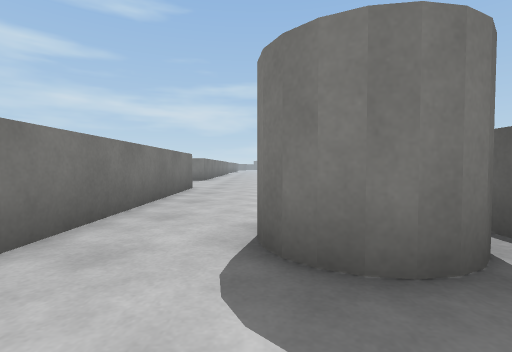
[1] (above)

19 first-person views from a walk through a 3-D level made in the Unity game engine. The camera is 0.68 m above the floor, tilts 2° down and sees 85° across. The floor is counted in squares, 1 m on a side. Each view is taken from the middle of a square. On the plan, view 1 faces up. The plan holds only what a view shows up to about 9 squares ahead; the rest is blank. The place goes on beyond the plan. The player character is not drawn. Surface patterns are stand-ins for the level's own textures.

[2]
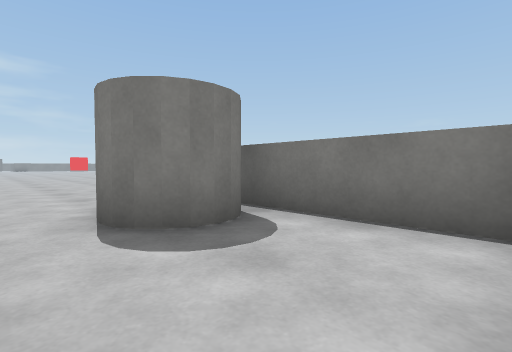

[3]
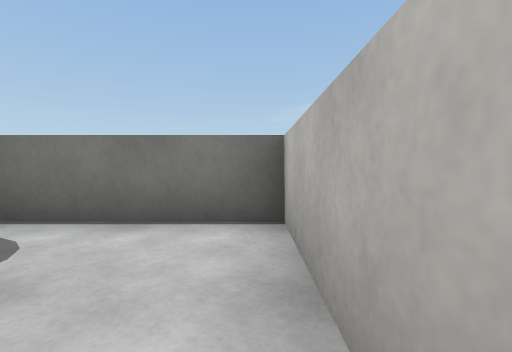

[4]
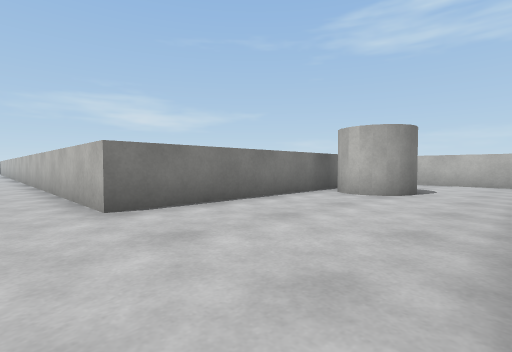

[5]
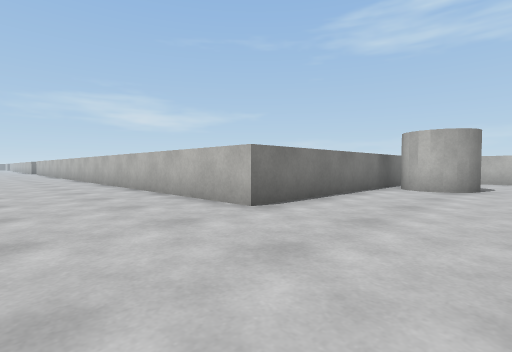

[6]
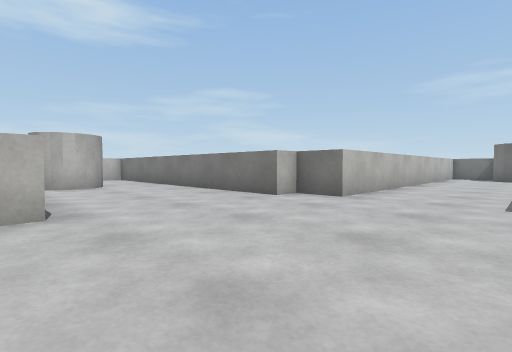

[7]
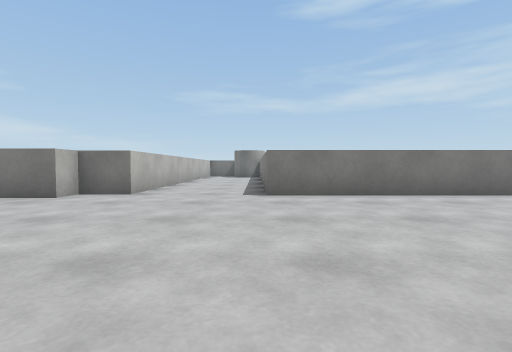

[8]
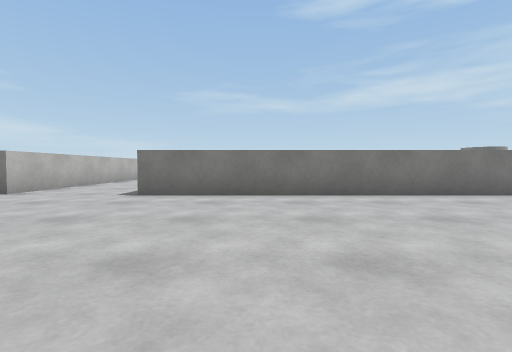

[9]
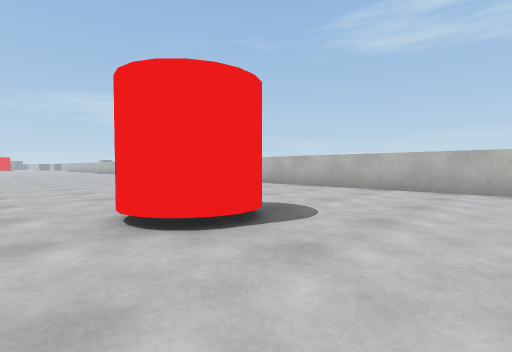

[10]
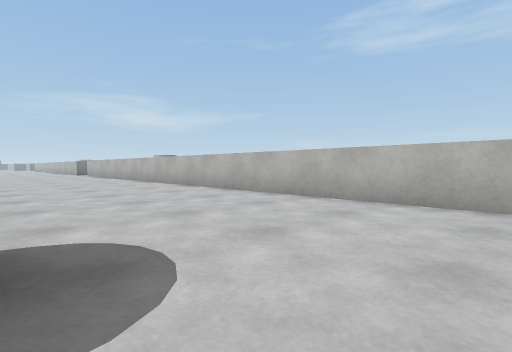

[11]
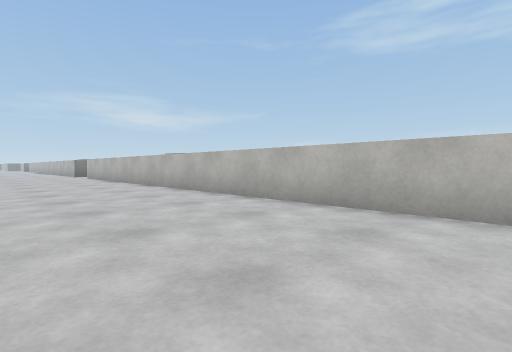

[12]
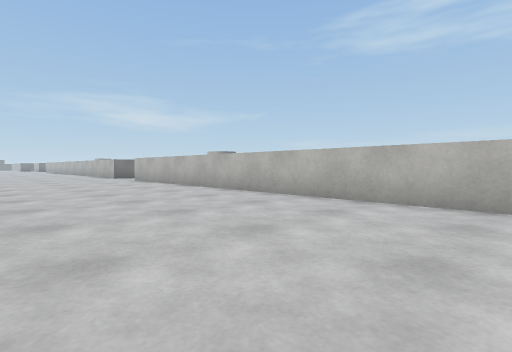

[13]
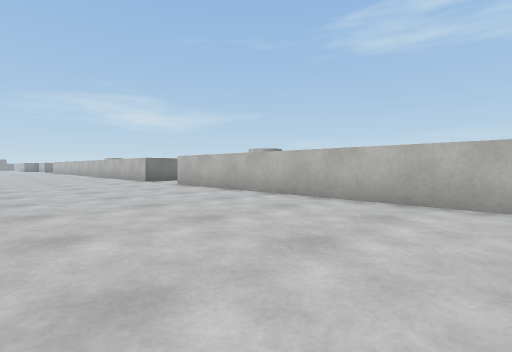

[14]
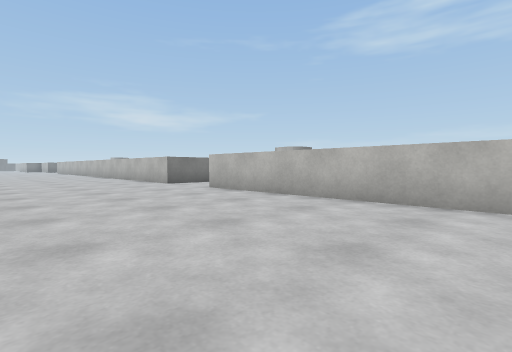

[15]
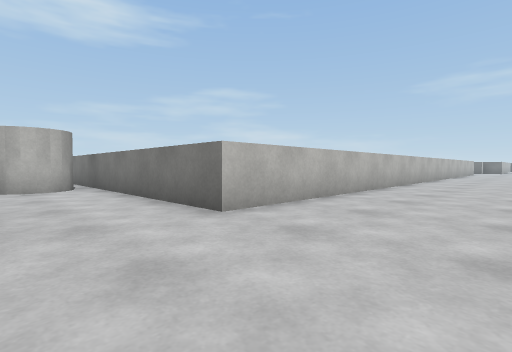

[16]
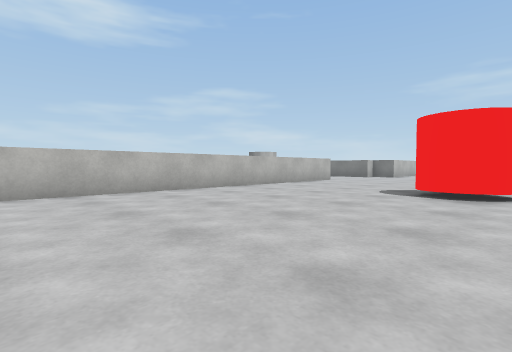

[17]
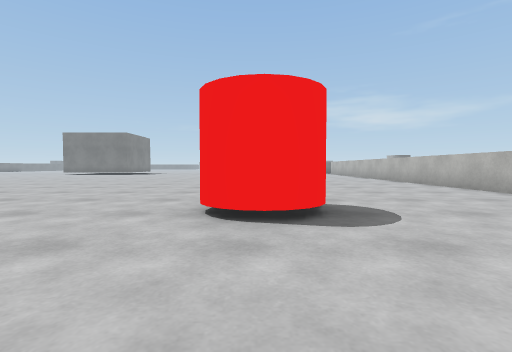

[18]
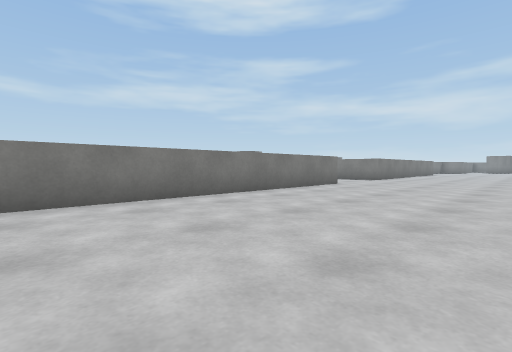

[19]
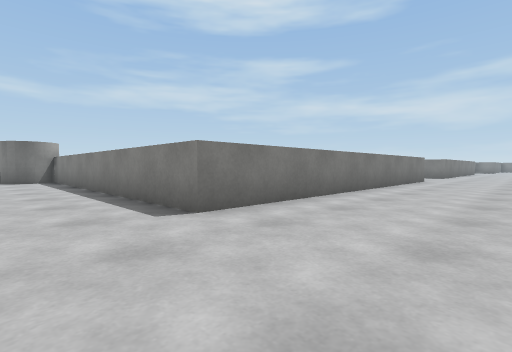

### Floor plan
Key: @ floor where view 1 was taken; # wall or solid block; . floor; ^ raised ledge.
Columns run from 6 left of view 1 to 29 right of it. Each row starts with its distance up from view 1.
 25        ..
 24       ....
 23      .....
 22    ^......       ..
 21    ^......     ....
 20    ^......    .....
 19    ^......   ......
 18    ^......  .......
 17    ^................
 16    ^..................
 15    ^.........##.......
 14 ^^^^.........##....................
 13 ....................................
 12 ....................................
 11 ....................................
 10 ^^^^................................
  9    ^................................
  8     ^....^^^^^^^^^^^^^^^^^^^^^^^^..^
  7     ^....^                      ^..^
  6     ^....^                      ^..^
  5     ^....^                      ^..^
  4     ^....^                      ^..^
  3     ^.###                       ^##^
  2     ^.###^                      ^
  1     ^....^
  0      .@..^
 -1     ^....^
 -2      ^^^^

Positions as (right, up) in squares from view 1, and headings:
1: (0, 0), facing up
2: (-1, -1), facing up-right
3: (-1, -1), facing right
4: (-2, 10), facing down-right
5: (-1, 12), facing down-right
6: (3, 13), facing down-left
7: (4, 13), facing left
8: (4, 16), facing left
9: (4, 17), facing down-right
10: (5, 14), facing down-right
11: (9, 13), facing down-right
12: (13, 14), facing down-right
13: (17, 14), facing down-right
14: (19, 14), facing down-right
15: (29, 12), facing down-left
16: (15, 16), facing down-left
17: (3, 15), facing right
18: (3, 15), facing up-left
19: (1, 11), facing up-left
